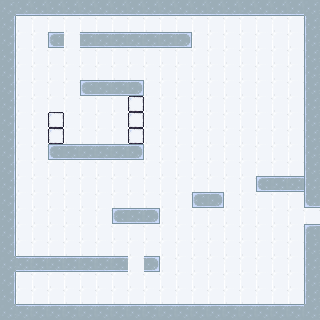

A 2D game scene composited from a Tiled map and its tileset images. What follows is a short description and the map's XML, with every tile layer's data as written:
An orthogonal 20x20 tile map with 16x16 px tiles, 2 tile layers (Tile Layer 2, Tile Layer 1) and 11 objects (2x block, 2x dock, door, button, player_spawn, ...).

<map version="1.10" tiledversion="1.10.2" orientation="orthogonal" renderorder="right-down" width="20" height="20" tilewidth="16" tileheight="16" infinite="0" nextlayerid="6" nextobjectid="31">
 <tileset firstgid="1" source="tiles.tsx" />
 <layer id="4" name="Tile Layer 2" width="20" height="20" locked="1">
  <data encoding="csv">
6,6,6,6,6,6,6,6,6,6,6,6,6,6,6,6,6,6,6,6,
6,6,6,6,6,6,6,6,6,6,6,6,6,6,6,6,6,6,6,6,
6,6,6,6,6,6,6,6,6,6,6,6,6,6,6,6,6,6,6,6,
6,6,6,6,6,6,6,6,6,6,6,6,6,6,6,6,6,6,6,6,
6,6,6,6,6,6,6,6,6,6,6,6,6,6,6,6,6,6,6,6,
6,6,6,6,6,6,6,6,6,6,6,6,6,6,6,6,6,6,6,6,
6,6,6,6,6,6,6,6,6,6,6,6,6,6,6,6,6,6,6,6,
6,6,6,6,6,6,6,6,6,6,6,6,6,6,6,6,6,6,6,6,
6,6,6,6,6,6,6,6,6,6,6,6,6,6,6,6,6,6,6,6,
6,6,6,6,6,6,6,6,6,6,6,6,6,6,6,6,6,6,6,6,
6,6,6,6,6,6,6,6,6,6,6,6,6,6,6,6,6,6,6,6,
6,6,6,6,6,6,6,6,6,6,6,6,6,6,6,6,6,6,6,6,
6,6,6,6,6,6,6,6,6,6,6,6,6,6,6,6,6,6,6,6,
6,6,6,6,6,6,6,6,6,6,6,6,6,6,6,6,6,6,6,6,
6,6,6,6,6,6,6,6,6,6,6,6,6,6,6,6,6,6,6,6,
6,6,6,6,6,6,6,6,6,6,6,6,6,6,6,6,6,6,6,6,
6,6,6,6,6,6,6,6,6,6,6,6,6,6,6,6,6,6,6,6,
6,6,6,6,6,6,6,6,6,6,6,6,6,6,6,6,6,6,6,6,
6,6,6,6,6,6,6,6,6,6,6,6,6,6,6,6,6,6,6,6,
6,6,6,6,6,6,6,6,6,6,6,6,6,6,6,6,6,6,6,6
</data>
 </layer>
 <layer id="1" name="Tile Layer 1" width="20" height="20">
  <data encoding="csv">
9,15,15,15,15,15,15,15,15,15,15,15,15,15,15,15,15,15,15,9,
10,0,0,0,0,0,0,0,0,0,0,0,0,0,0,0,0,0,0,8,
10,0,0,20,0,21,21,21,21,21,21,22,0,0,0,0,0,0,0,8,
10,0,0,0,0,0,0,0,0,0,0,0,0,0,0,0,0,0,0,8,
10,0,0,0,0,0,0,0,0,0,0,0,0,0,0,0,0,0,0,8,
10,0,0,0,0,20,21,21,22,0,0,0,0,0,0,0,0,0,0,8,
10,0,0,0,0,0,0,0,1,0,0,0,0,0,0,0,0,0,0,8,
10,0,0,1,0,0,0,0,1,0,0,0,0,0,0,0,0,0,0,8,
10,0,0,1,0,0,0,0,1,0,0,0,0,0,0,0,0,0,0,8,
10,0,0,20,21,21,21,21,22,0,0,0,0,0,0,0,0,0,0,8,
10,0,0,0,0,0,0,0,0,0,0,0,0,0,0,0,0,0,0,8,
10,0,0,0,0,0,0,0,0,0,0,0,0,0,0,0,20,21,21,8,
10,0,0,0,0,0,0,0,0,0,0,0,20,22,0,0,0,0,0,14,
10,0,0,0,0,0,0,20,21,22,0,0,0,0,0,0,0,0,0,0,
10,0,0,0,0,0,0,0,0,0,0,0,0,0,0,0,0,0,0,2,
10,0,0,0,0,0,0,0,0,0,0,0,0,0,0,0,0,0,0,8,
9,21,21,21,21,21,21,21,0,22,0,0,0,0,0,0,0,0,0,8,
10,0,0,0,0,0,0,0,0,0,0,0,0,0,0,0,0,0,0,8,
10,0,0,0,0,0,0,0,0,0,0,0,0,0,0,0,0,0,0,8,
9,3,3,3,3,3,3,3,3,3,3,3,3,3,3,3,3,3,3,9
</data>
 </layer>
 <objectgroup id="5" name="Object Layer 1">
  <object id="13" name="Door" type="door" gid="24" x="304" y="224" width="16" height="16">
   <properties>
    <property name="onTrigger" value="open" />
    <property name="openDirection" type="int" value="2" />
   </properties>
  </object>
  <object id="14" name="Block" type="block" gid="7" x="65" y="255.833" width="12" height="12" />
  <object id="15" name="Button" type="button" gid="12" x="303.985" y="192.049" width="16" height="16" rotation="-180">
   <properties>
    <property name="onImage" type="int" value="17" />
    <property name="trigger" type="object" value="13" />
   </properties>
  </object>
  <object id="16" name="Player Spawn" type="player_spawn" x="24.5" y="252.167">
   <point />
  </object>
  <object id="18" name="Gravity" type="gravity" x="0" y="1">
   <point />
  </object>
  <object id="20" name="Exit Point" type="exit_point" x="317.812" y="217.48">
   <point />
  </object>
  <object id="24" name="Block" type="block" gid="7" x="110" y="131" width="12" height="12" rotation="-180" />
  <object id="27" name="Dock" type="dock" gid="13" x="128" y="272" width="16" height="16">
   <properties>
    <property name="defaultValue" value="Up" />
    <property name="ruleType" value="Directional" />
    <property name="trigger" type="object" value="18" />
   </properties>
  </object>
  <object id="28" name="Dock" type="dock" gid="13" x="80" y="32" width="16" height="16" rotation="-180">
   <properties>
    <property name="defaultValue" value="Down" />
    <property name="ruleType" value="Directional" />
    <property name="trigger" type="object" value="18" />
   </properties>
  </object>
  <object id="29" name="Spikes" type="spikes" x="176" y="288" width="103" height="17" />
  <object id="30" x="383" y="285.5" />
 </objectgroup>
</map>